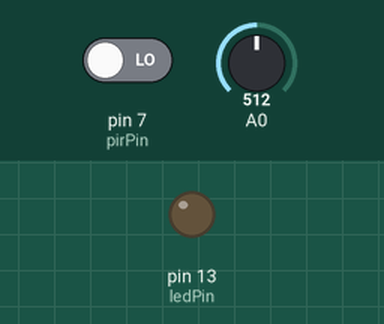
Bench run of a sketch on a simulated Arduino Uno, built with avr-gcc and run on an emulated ATmega328P. Shown: output pins drawn as LEDs (lit = HIGH). The inputs (shaded band) are chosen by the test bench; at power-on: pin 7 (pirPin) LOW, A0 = 512. What the sketch prints to the serial monitor is not drawn.

Above: at 1.2 s.
1.3 s: pin 7 (pirPin) driven HIGH
At 2.5 s:
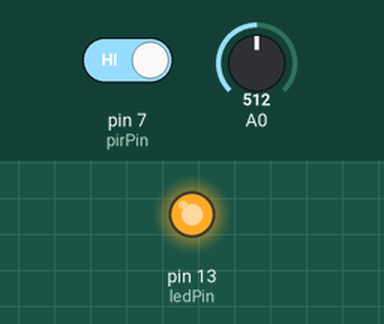
2.8 s: pin 7 (pirPin) driven LOW
At 3.7 s:
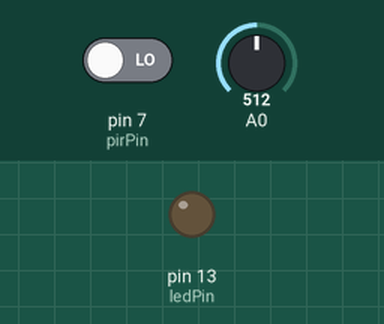
Timing chart, 0 to 5.8 s (numbered marks = the images above; inputs shaded):
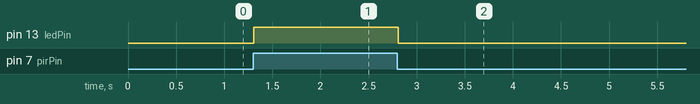

The sketch:

TEMP.ino
```cpp
int pirPin = 7;
int ledPin = 13;
int val = 0;
int val2 = 0;

void setup() {
  Serial.begin(9600);
  pinMode(pirPin, INPUT);
  pinMode(ledPin, OUTPUT);
}

void loop(){
  val = digitalRead(pirPin);
  Serial.println(val);
  val2 = analogRead(A0);
  int val3 = val2/9.31l;
  Serial.println(val3);
  if (val == HIGH) {
    digitalWrite(ledPin, HIGH);
  }
 else {
    digitalWrite(ledPin, LOW);
  }
}
```

Measured:
- after the input at 1.3 s, pin 13 (ledPin): LOW → HIGH at once
- after the input at 2.8 s, pin 13 (ledPin): HIGH → LOW at once
